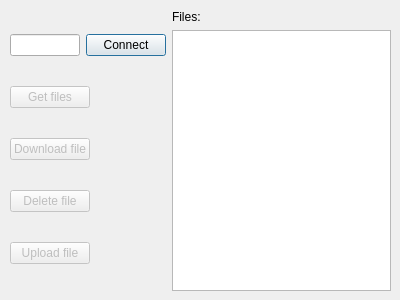
<?xml version="1.0" encoding="UTF-8"?>
<ui version="4.0">
 <class>FileManager</class>
 <widget class="QDialog" name="FileManager">
  <property name="geometry">
   <rect>
    <x>0</x>
    <y>0</y>
    <width>400</width>
    <height>300</height>
   </rect>
  </property>
  <property name="windowTitle">
   <string>Dialog</string>
  </property>
  <widget class="QWidget" name="">
   <property name="geometry">
    <rect>
     <x>10</x>
     <y>10</y>
     <width>381</width>
     <height>281</height>
    </rect>
   </property>
   <layout class="QHBoxLayout" name="horizontalLayout_6">
    <item>
     <layout class="QVBoxLayout" name="verticalLayout_2">
      <item>
       <layout class="QHBoxLayout" name="horizontalLayout">
        <item>
         <widget class="QLineEdit" name="port_lineEdit"/>
        </item>
        <item>
         <widget class="QPushButton" name="ping_pushButton">
          <property name="text">
           <string>Connect</string>
          </property>
         </widget>
        </item>
       </layout>
      </item>
      <item>
       <layout class="QHBoxLayout" name="horizontalLayout_5">
        <item>
         <widget class="QPushButton" name="ls_pushButton">
          <property name="enabled">
           <bool>false</bool>
          </property>
          <property name="text">
           <string>Get files</string>
          </property>
         </widget>
        </item>
        <item>
         <spacer name="horizontalSpacer">
          <property name="orientation">
           <enum>Qt::Horizontal</enum>
          </property>
          <property name="sizeHint" stdset="0">
           <size>
            <width>40</width>
            <height>20</height>
           </size>
          </property>
         </spacer>
        </item>
       </layout>
      </item>
      <item>
       <layout class="QHBoxLayout" name="horizontalLayout_4">
        <item>
         <widget class="QPushButton" name="cat_pushButton">
          <property name="enabled">
           <bool>false</bool>
          </property>
          <property name="text">
           <string>Download file</string>
          </property>
         </widget>
        </item>
        <item>
         <spacer name="horizontalSpacer_2">
          <property name="orientation">
           <enum>Qt::Horizontal</enum>
          </property>
          <property name="sizeHint" stdset="0">
           <size>
            <width>40</width>
            <height>20</height>
           </size>
          </property>
         </spacer>
        </item>
       </layout>
      </item>
      <item>
       <layout class="QHBoxLayout" name="horizontalLayout_3">
        <item>
         <widget class="QPushButton" name="rm_pushButton">
          <property name="enabled">
           <bool>false</bool>
          </property>
          <property name="text">
           <string>Delete file</string>
          </property>
         </widget>
        </item>
        <item>
         <spacer name="horizontalSpacer_3">
          <property name="orientation">
           <enum>Qt::Horizontal</enum>
          </property>
          <property name="sizeHint" stdset="0">
           <size>
            <width>40</width>
            <height>20</height>
           </size>
          </property>
         </spacer>
        </item>
       </layout>
      </item>
      <item>
       <layout class="QHBoxLayout" name="horizontalLayout_2">
        <item>
         <widget class="QPushButton" name="create_pushButton">
          <property name="enabled">
           <bool>false</bool>
          </property>
          <property name="text">
           <string>Upload file</string>
          </property>
         </widget>
        </item>
        <item>
         <spacer name="horizontalSpacer_4">
          <property name="orientation">
           <enum>Qt::Horizontal</enum>
          </property>
          <property name="sizeHint" stdset="0">
           <size>
            <width>40</width>
            <height>20</height>
           </size>
          </property>
         </spacer>
        </item>
       </layout>
      </item>
     </layout>
    </item>
    <item>
     <layout class="QVBoxLayout" name="verticalLayout">
      <item>
       <widget class="QLabel" name="files_label">
        <property name="text">
         <string>Files:</string>
        </property>
       </widget>
      </item>
      <item>
       <widget class="QListWidget" name="files_listWidget"/>
      </item>
     </layout>
    </item>
   </layout>
  </widget>
 </widget>
 <resources/>
 <connections/>
</ui>
